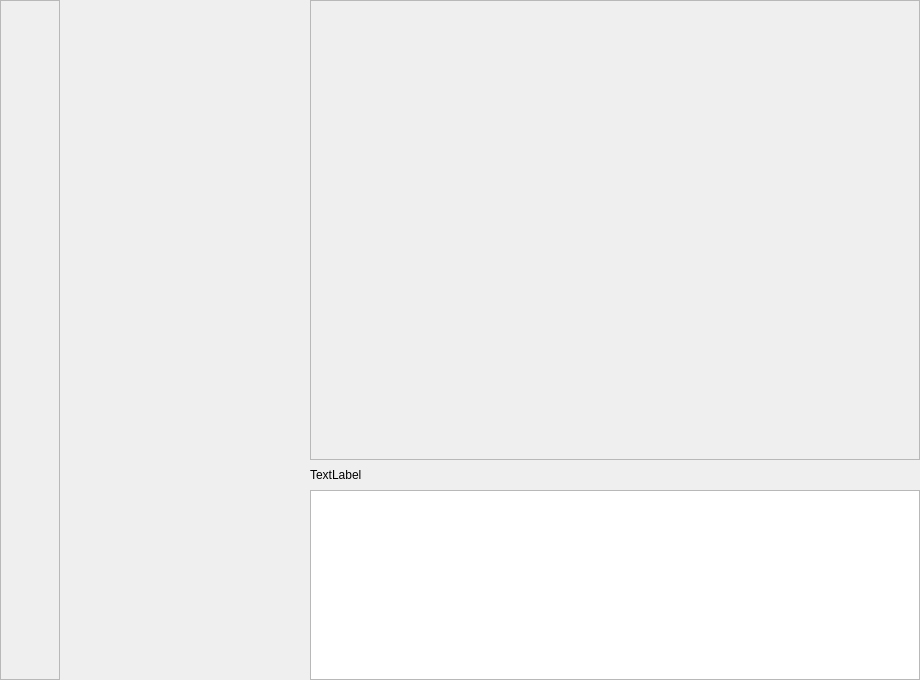
<?xml version="1.0" encoding="UTF-8"?>
<ui version="4.0">
 <class>MainWindow</class>
 <widget class="QMainWindow" name="MainWindow">
  <property name="geometry">
   <rect>
    <x>0</x>
    <y>0</y>
    <width>920</width>
    <height>680</height>
   </rect>
  </property>
  <property name="windowTitle">
   <string>MainWindow</string>
  </property>
  <widget class="QWidget" name="centralwidget">
   <widget class="QFrame" name="leftSide">
    <property name="geometry">
     <rect>
      <x>0</x>
      <y>0</y>
      <width>60</width>
      <height>680</height>
     </rect>
    </property>
    <property name="frameShape">
     <enum>QFrame::StyledPanel</enum>
    </property>
    <property name="frameShadow">
     <enum>QFrame::Raised</enum>
    </property>
   </widget>
   <widget class="QWidget" name="infoWidget" native="true">
    <property name="geometry">
     <rect>
      <x>60</x>
      <y>0</y>
      <width>250</width>
      <height>680</height>
     </rect>
    </property>
   </widget>
   <widget class="QWidget" name="MsgWidget" native="true">
    <property name="geometry">
     <rect>
      <x>310</x>
      <y>0</y>
      <width>610</width>
      <height>680</height>
     </rect>
    </property>
    <widget class="QScrollArea" name="MsgScrollArea">
     <property name="geometry">
      <rect>
       <x>0</x>
       <y>0</y>
       <width>610</width>
       <height>460</height>
      </rect>
     </property>
     <property name="widgetResizable">
      <bool>true</bool>
     </property>
     <widget class="QWidget" name="scrollAreaWidgetContents">
      <property name="geometry">
       <rect>
        <x>0</x>
        <y>0</y>
        <width>608</width>
        <height>458</height>
       </rect>
      </property>
     </widget>
    </widget>
    <widget class="QLabel" name="ToolsLabel">
     <property name="geometry">
      <rect>
       <x>0</x>
       <y>460</y>
       <width>610</width>
       <height>30</height>
      </rect>
     </property>
     <property name="text">
      <string>TextLabel</string>
     </property>
    </widget>
    <widget class="QTextEdit" name="InputTextEdit">
     <property name="geometry">
      <rect>
       <x>0</x>
       <y>490</y>
       <width>610</width>
       <height>190</height>
      </rect>
     </property>
    </widget>
   </widget>
  </widget>
 </widget>
 <resources/>
 <connections/>
</ui>
